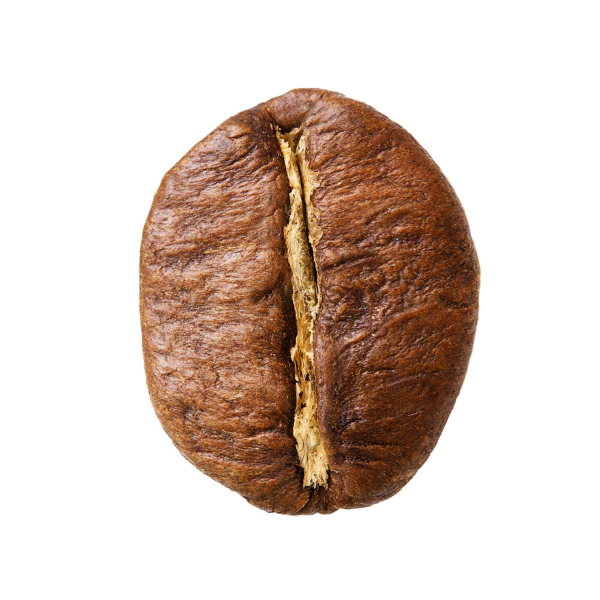
#> input picture biji_kopi.jpg, 1200 x 1200 px (shown at 1/2 size)
$ python program_segmentasi.py
#> lines starting #> are read from the running program, lines starting #| are printed output that depends on the picture; after the words box and inside, x2 and y2 are one past the last pixel; in counts of white or black regions, pixels touching at a corner belong together
import cv2
import numpy as np
image = cv2.imread("biji_kopi.jpg")
#> image is the input picture: shape (1200, 1200, 3); mean B, G, R 193, 202.5, 218.4
print('Image', image)
#> (printed output is left out)
scale_percent = 60
width = int(image.shape[1] * scale_percent / 100)
#> width = 720
height = int(image.shape[0] * scale_percent / 100)
#> height = 720
dim = (width, height)
#> dim = (720, 720)
resized = cv2.resize(image, dim, interpolation = cv2.INTER_AREA)
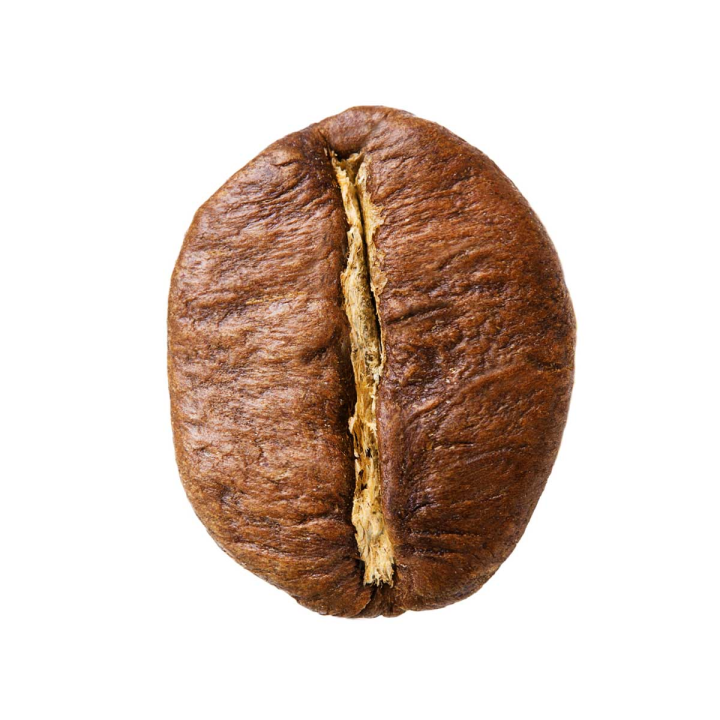
#> resized: shape (720, 720, 3); mean B, G, R 193, 202.5, 218.4
cv2.imshow("Gambar Kopi Original", resized)
gray = cv2.cvtColor(resized, cv2.COLOR_BGR2GRAY)
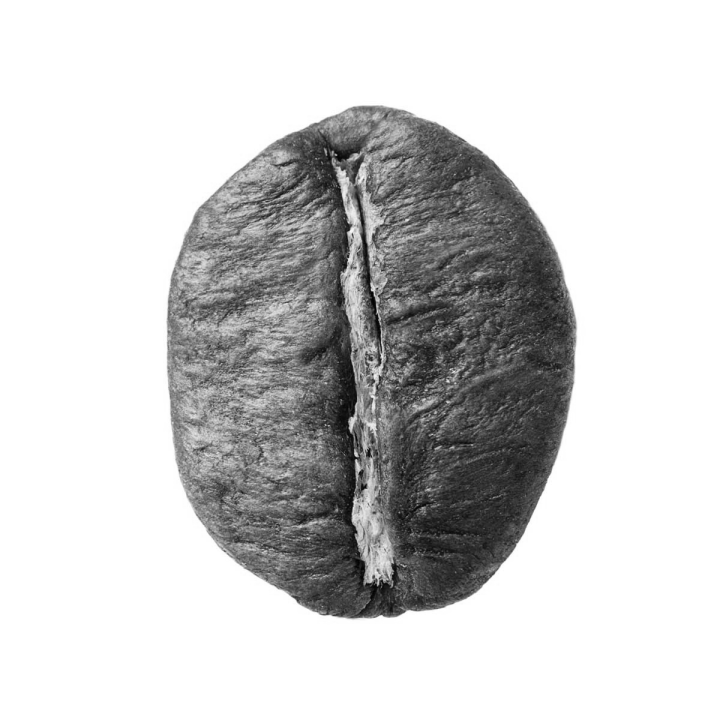
#> gray: shape (720, 720); min 2, max 255, mean 206.2
cv2.imshow("Grayscale ", gray)
ret, thresh = cv2.threshold(gray, 200, 255, cv2.THRESH_BINARY_INV)
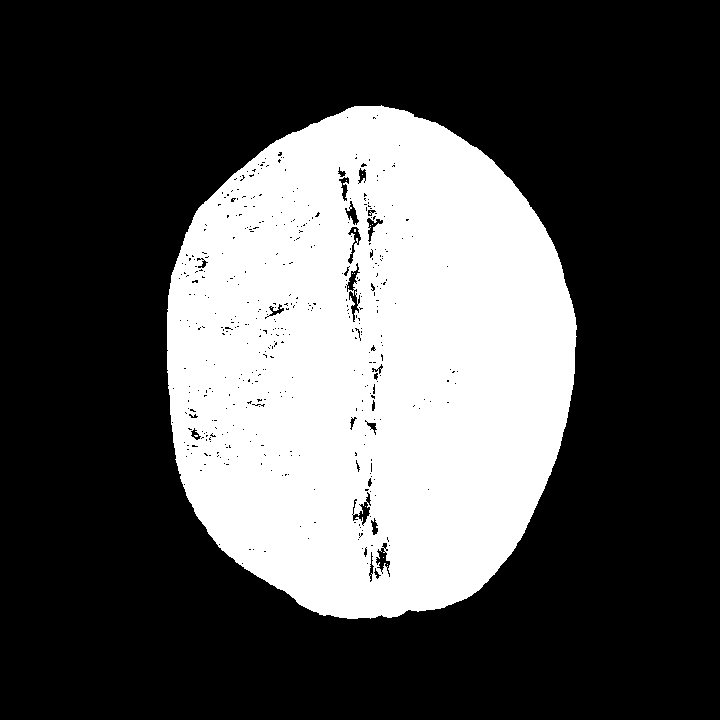
#> thresh: shape (720, 720); 31.4% white; 13 white regions (12 under 20 px), largest, box (x1, y1, x2, y2) and area: (167, 105, 577, 619) 162571
cv2.imshow('Binary Threshold Inverted', thresh)
kernel = np.ones((1,1),np.uint8)
opening = cv2.morphologyEx(thresh, cv2.MORPH_OPEN, kernel)
cv2.imshow('Opening', opening)
dest_and = cv2.bitwise_and(resized,resized,mask = opening)
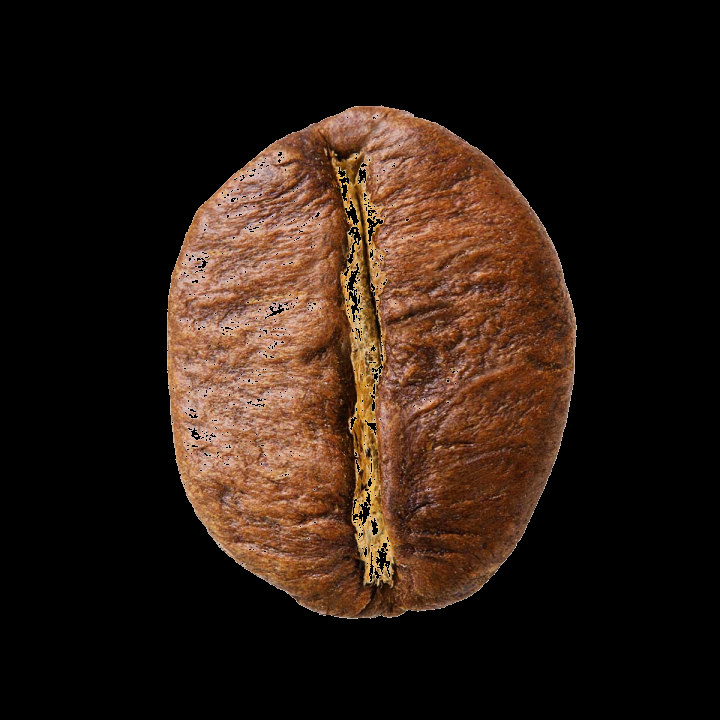
#> dest_and: shape (720, 720, 3); mean B, G, R 18.6, 27.8, 43.6
cv2.imshow('Bitwise And', dest_and)
cv2.waitKey(0)
cv2.destroyAllWindows()
